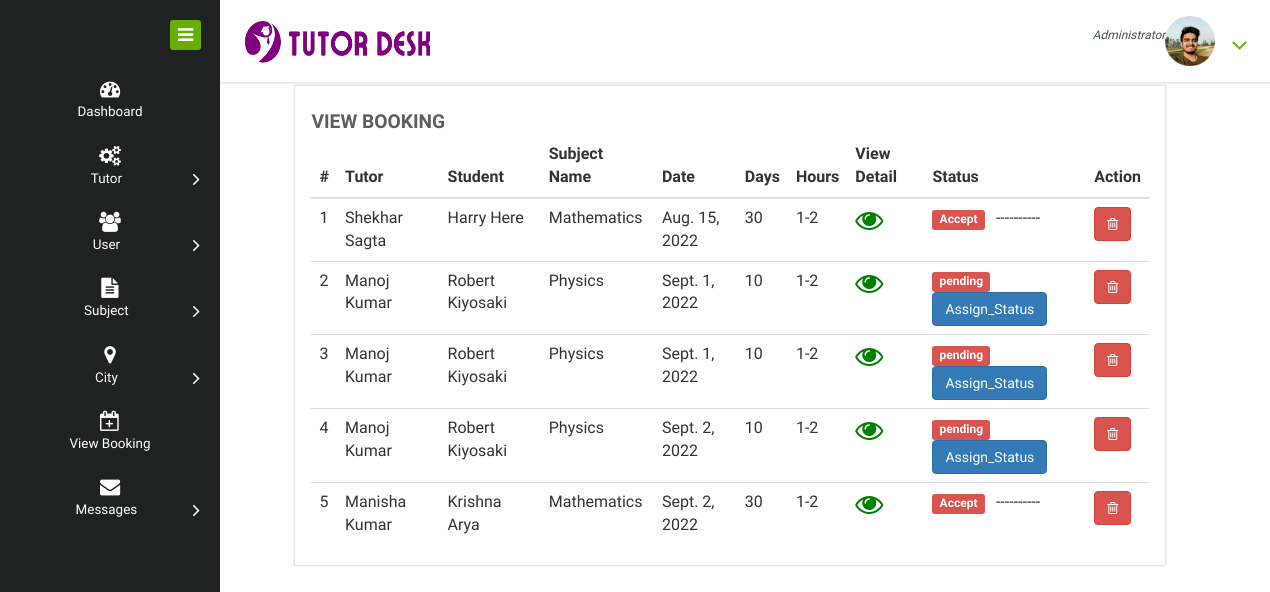
The app's page /admin_order with its own data.
### home_service/models.py (models this page shows, shortened)
class Order(models.Model):
    report_status = models.CharField(max_length=100, null=True)
    status = models.ForeignKey(Status,on_delete=models.CASCADE,null=True)
    service = models.ForeignKey(Service_Man, on_delete=models.CASCADE, null=True)
    customer = models.ForeignKey(Customer, on_delete=models.CASCADE, null=True)
    book_date = models.DateField(null=True)
    book_days = models.CharField(max_length=100, null=True)
    book_hours = models.CharField(max_length=100, null=True)

class Service_Man(models.Model):
    status = models.ForeignKey(Status, on_delete=models.CASCADE, null=True)
    city = models.ForeignKey(City, on_delete=models.CASCADE, null=True)
    user = models.ForeignKey(User, on_delete=models.CASCADE, null=True)
    contact = models.CharField(max_length=100, null=True)
    address = models.CharField(max_length=100, null=True)
    doj = models.DateField(null=True)
    dob = models.DateField(null=True)
    id_type = models.CharField(max_length=100, null=True)
    service_name = models.CharField(max_length=100, null=True)
    experience = models.CharField(max_length=100, null=True)
    id_card = models.FileField(null=True)
    image = models.FileField(null=True)

class Customer(models.Model):
    user = models.ForeignKey(User, on_delete=models.CASCADE, null=True)
    contact = models.CharField(max_length=100, null=True)
    address = models.CharField(max_length=100, null=True)
    image = models.FileField(null=True)

class Status(models.Model):
    status = models.CharField(max_length=30, null=True)

### home_service/views.py (the view)
# urls.py: path('admin_order',Admin_Order,name="admin_order"),
def Admin_Order(request):
    dic = notification()
    order = Order.objects.all()
    d = {'order':order,'new': dic['new'], 'count': dic['count']}
    return render(request,'admin_order.html',d)

### home_service/views.py (called while the page is built)
def notification():
    status = Status.objects.get(status='pending')
    new = Service_Man.objects.filter(status=status)
    count=0
    for i in new:
        count+=1
    d = {'count':count,'new':new}
    return d

### home_service/templates/admin_order.html
{% extends 'admin_navigation.html' %}
{% load static %}
{% block body %}
<div>
  <div class="col-md-1"></div>
  <div class="col-md-10 chit-chat-layer1-left">
    <div class="work-progres" style="margin-bottom: 30px;">
      <div class="chit-chat-heading">
        View Booking
      </div>
      <div class="table-responsive">
        <table class="table table-hover">
          <thead>
            <tr>
              <th>#</th>
              <th>Tutor</th>
              <th>Student</th>
              <th>Subject Name</th>
              <th>Date</th>
              <th>Days</th>
              <th>Hours</th>
              <th>View Detail</th>
              <th>Status</th>
              <th>Action</th>
            </tr>
          </thead>
          <tbody>
            {% for i in order %}
            <tr>
              <td>{{forloop.counter}}</td>
              <td>{{i.service.user.first_name}} {{i.service.user.last_name}}</td>
              <td>{{i.customer.user.first_name}} {{i.customer.user.last_name}}</td>
              <td>{{i.service.service_name}}</td>
              <td>{{i.book_date}}</td>
              <td>{{i.book_days}}</td>
              <td>{{i.book_hours}}</td>
              <td><a href="{% url 'order_detail' i.id %}"><i style="color:green;font-size:28px"
                    class="fa fa-eye"></i></a>
              </td>
              <td><span class="label label-danger">{{i.status.status}}</span>
                {% ifequal i.status.status 'Accept' %}
                <span style="margin-left:5%">----------</span>
                {% else %}
                <a href="{% url 'order_status' i.id %}"><button class="btn btn-primary">Assign_Status</button></a>
                {% endifequal %}
              </td>
              <td><a href="{% url 'delete_admin_order' i.id %}"><button class="btn btn-danger"
                    onclick="return confirm('Are you sure ?')"><i class="fa fa-trash-o"></i></button></a></td>
            </tr>
            {% endfor %}
          </tbody>
        </table>
      </div>
    </div>
  </div>
  <div class="col-md-1"></div>
</div>
{% endblock %}

### records on screen
Order: service.user.first_name "Shekhar", service.user.last_name "Sagta", customer.user.first_name "Harry", customer.user.last_name "Here", service.service_name "Mathematics", book_date "Aug. 15, 2022", book_days "30", book_hours "1-2", status.status "Accept"
Order: service.user.first_name "Manoj", service.user.last_name "Kumar", customer.user.first_name "Robert", customer.user.last_name "Kiyosaki", service.service_name "Physics", book_date "Sept. 1, 2022", book_days "10", book_hours "1-2", status.status "pending"
Order: service.user.first_name "Manoj", service.user.last_name "Kumar", customer.user.first_name "Robert", customer.user.last_name "Kiyosaki", service.service_name "Physics", book_date "Sept. 1, 2022", book_days "10", book_hours "1-2", status.status "pending"
Order: service.user.first_name "Manoj", service.user.last_name "Kumar", customer.user.first_name "Robert", customer.user.last_name "Kiyosaki", service.service_name "Physics", book_date "Sept. 2, 2022", book_days "10", book_hours "1-2", status.status "pending"
Order: service.user.first_name "Manisha", service.user.last_name "Kumar", customer.user.first_name "Krishna", customer.user.last_name "Arya", service.service_name "Mathematics", book_date "Sept. 2, 2022", book_days "30", book_hours "1-2", status.status "Accept"
